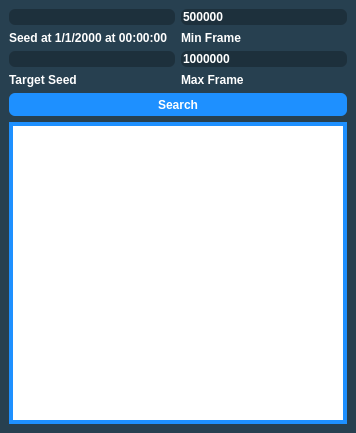
<?xml version="1.0" encoding="UTF-8"?>
<ui version="4.0">
 <class>GameCubeRTC</class>
 <widget class="QMainWindow" name="GameCubeRTC">
  <property name="geometry">
   <rect>
    <x>0</x>
    <y>0</y>
    <width>356</width>
    <height>433</height>
   </rect>
  </property>
  <property name="sizePolicy">
   <sizepolicy hsizetype="Fixed" vsizetype="Fixed">
    <horstretch>0</horstretch>
    <verstretch>0</verstretch>
   </sizepolicy>
  </property>
  <property name="minimumSize">
   <size>
    <width>356</width>
    <height>433</height>
   </size>
  </property>
  <property name="maximumSize">
   <size>
    <width>356</width>
    <height>433</height>
   </size>
  </property>
  <property name="windowTitle">
   <string>GameCube RTC</string>
  </property>
  <property name="styleSheet">
   <string notr="true">QMainWindow {
	background-color: #274050;
}

QTableView {
	border: 4px solid DodgerBlue;
}

QHeaderView::section {
	border: none;
	background-color: #274050;
	padding-top: 3px;
	padding-bottom: 3px;
	color: white;
}

QLineEdit {
	qproperty-alignment: AlignCenter;
	background-color: #1D303C;
	border:none;
	border-radius: 6px;
	color: white;
	font-family: &quot;Myriad Pro&quot;, Montserrat;
	font-weight: 500;
}

QLabel {
	color: white;
	font-family: &quot;Myriad Pro&quot;, Montserrat;
	font-weight: 500;
}

QPushButton {
	border: none;
	border-radius: 6px;
	color: white;
	background-color: DodgerBlue;
	font-family: &quot;Myriad Pro&quot;, Montserrat;
	font-weight: 500;
}</string>
  </property>
  <widget class="QWidget" name="centralwidget">
   <layout class="QGridLayout" name="gridLayout_3">
    <item row="0" column="0">
     <layout class="QGridLayout" name="gridLayout">
      <item row="0" column="0">
       <widget class="QTextBox" name="textBoxStartSeed"/>
      </item>
      <item row="1" column="0">
       <widget class="QLabel" name="labelStartSeed">
        <property name="text">
         <string>Seed at 1/1/2000 at 00:00:00</string>
        </property>
       </widget>
      </item>
      <item row="2" column="0">
       <widget class="QTextBox" name="textBoxEndSeed"/>
      </item>
      <item row="3" column="0">
       <widget class="QLabel" name="labelEndSeed">
        <property name="text">
         <string>Target Seed</string>
        </property>
       </widget>
      </item>
     </layout>
    </item>
    <item row="0" column="1">
     <layout class="QGridLayout" name="gridLayout_2">
      <item row="0" column="0">
       <widget class="QTextBox" name="textBoxMinFrame">
        <property name="text">
         <string notr="true">500000</string>
        </property>
        <property name="maxLength">
         <number>10</number>
        </property>
       </widget>
      </item>
      <item row="1" column="0">
       <widget class="QLabel" name="labelMinFrame">
        <property name="text">
         <string>Min Frame</string>
        </property>
       </widget>
      </item>
      <item row="2" column="0">
       <widget class="QTextBox" name="textBoxMaxFrame">
        <property name="text">
         <string notr="true">1000000</string>
        </property>
        <property name="maxLength">
         <number>10</number>
        </property>
       </widget>
      </item>
      <item row="3" column="0">
       <widget class="QLabel" name="labelMaxFrame">
        <property name="text">
         <string>Max Frame</string>
        </property>
       </widget>
      </item>
     </layout>
    </item>
    <item row="2" column="0" colspan="2">
     <widget class="TableView" name="tableViewGenerator">
      <property name="maximumSize">
       <size>
        <width>16777215</width>
        <height>16777215</height>
       </size>
      </property>
      <property name="contextMenuPolicy">
       <enum>Qt::CustomContextMenu</enum>
      </property>
      <property name="styleSheet">
       <string notr="true"/>
      </property>
      <property name="editTriggers">
       <set>QAbstractItemView::NoEditTriggers</set>
      </property>
      <property name="sortingEnabled">
       <bool>false</bool>
      </property>
      <attribute name="horizontalHeaderVisible">
       <bool>true</bool>
      </attribute>
      <attribute name="horizontalHeaderDefaultSectionSize">
       <number>100</number>
      </attribute>
      <attribute name="verticalHeaderVisible">
       <bool>false</bool>
      </attribute>
      <attribute name="verticalHeaderDefaultSectionSize">
       <number>20</number>
      </attribute>
      <attribute name="verticalHeaderMinimumSectionSize">
       <number>20</number>
      </attribute>
     </widget>
    </item>
    <item row="1" column="0" colspan="2">
     <widget class="QPushButton" name="pushButtonSearch">
      <property name="minimumSize">
       <size>
        <width>0</width>
        <height>23</height>
       </size>
      </property>
      <property name="styleSheet">
       <string notr="true"/>
      </property>
      <property name="text">
       <string>Search</string>
      </property>
     </widget>
    </item>
   </layout>
  </widget>
  <widget class="QMenuBar" name="menubar">
   <property name="geometry">
    <rect>
     <x>0</x>
     <y>0</y>
     <width>356</width>
     <height>21</height>
    </rect>
   </property>
  </widget>
 </widget>
 <customwidgets>
  <customwidget>
   <class>QTextBox</class>
   <extends>QLineEdit</extends>
   <header>Forms/Controls/QTextBox.hpp</header>
  </customwidget>
  <customwidget>
   <class>TableView</class>
   <extends>QTableView</extends>
   <header>Forms/Controls/TableView.hpp</header>
  </customwidget>
 </customwidgets>
 <resources/>
 <connections/>
</ui>
